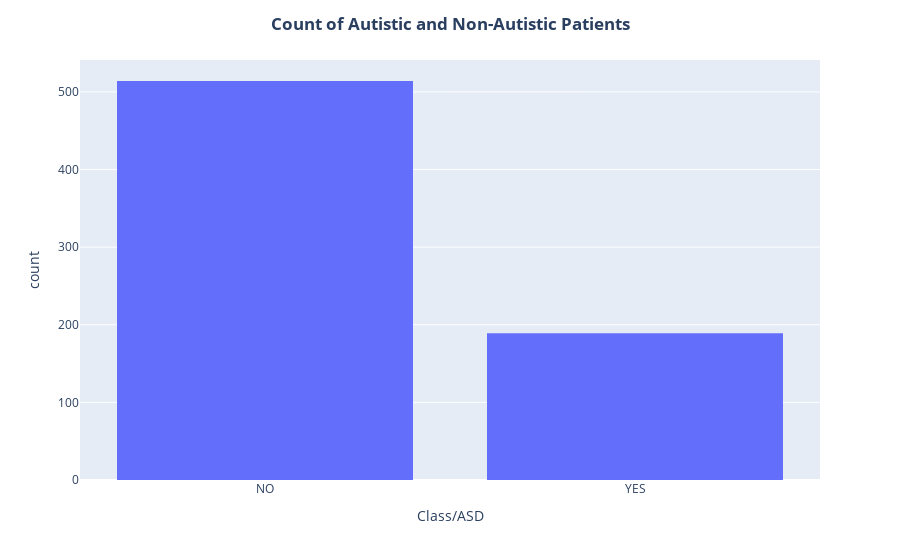

Notebook cell for this chart:
### Markdown cell above
# <p style="background-color:#D2D4C8;font-family:ui-rounded;color:#5E4955;font-size:120%;text-align:center;border-radius:10px 10px;">Data Visualization</p>

### Code cell
#using plotly to visualize the number of autistic and non-autistic patients
fig = px.histogram(df, x='Class/ASD')

# Update layout to center the title
fig.update_layout(title_text='<b>Count of Autistic and Non-Autistic Patients</b>', title_x=0.5)

# Show the plot
fig.show()

### Figure 1 — Plotly figure (JSON) as saved in the notebook; plotly's stock layout.template omitted (floating-point values rounded to 4 significant figures; data arrays with more than 128 entries replaced by an {"elided": "..."} marker saying what was removed)
{"data": [{"alignmentgroup": "True", "bingroup": "x", "hovertemplate": "Class/ASD=%{x}<br>count=%{y}<extra></extra>", "legendgroup": "", "marker": {"color": "#636efa", "pattern": {"shape": ""}}, "name": "", "offsetgroup": "", "orientation": "v", "showlegend": false, "type": "histogram", "x": {"elided": "703 str values"}, "xaxis": "x", "yaxis": "y"}], "layout": {"barmode": "relative", "legend": {"tracegroupgap": 0}, "margin": {"t": 60}, "title": {"text": "<b>Count of Autistic and Non-Autistic Patients</b>", "x": 0.5}, "xaxis": {"anchor": "y", "domain": [0, 1], "title": {"text": "Class/ASD"}}, "yaxis": {"anchor": "x", "domain": [0, 1], "title": {"text": "count"}}}}
